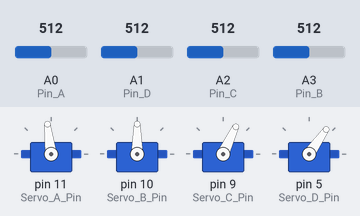
A sketch run on a simulated Arduino Uno, built with avr-gcc and run on an emulated ATmega328P. On the bench: 4 × servo. The test bench sets the inputs (shaded band); at power-on: A0 (Pin_A) = 512, A2 (Pin_C) = 512, A1 (Pin_D) = 512, A3 (Pin_B) = 512.

Above: at 1.2 s.
1.3 s: A0 (Pin_A) set to 554
2.8 s: A0 (Pin_A) set to 585
At 3.67 s:
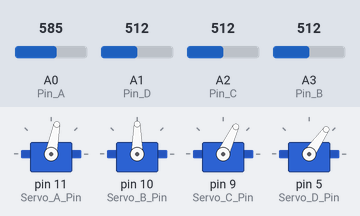
At 4.69 s:
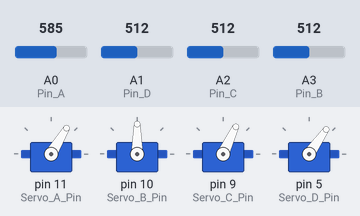
5.8 s: A2 (Pin_C) set to 559
8.8 s: A2 (Pin_C) set to 588
At 11.6 s:
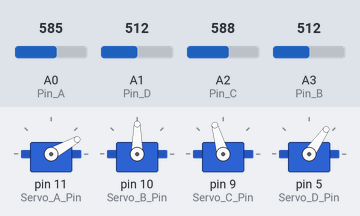
11.8 s: A1 (Pin_D) set to 467
13.3 s: A1 (Pin_D) set to 451
At 16.4 s:
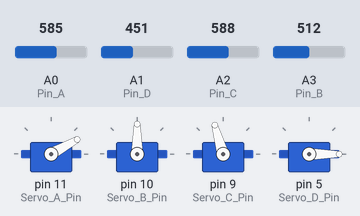
Timing chart, 0 to 17.3 s (numbered marks = the images above; inputs shaded):
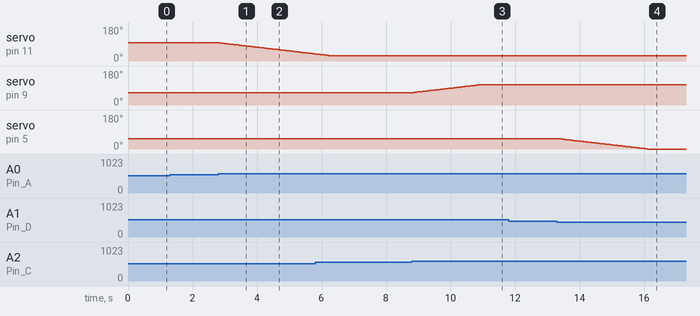

The sketch:

Braccio_Meccanico.ino
```cpp
/* Questo programma serve a pilotare un braccetto meccanico con 4 servomotori:
 *  ho implementato dei limiti di corsa per i vari movimenti ed in più ho messo una condizione
 *  per la quale l'apertura della pinza funziona solo all'estremo del joystick e l'apertura della stessa
 *  è bloccata se il braccio si sta muovendo
 *
 */

#include <Servo.h>
char tasto = 0;
int Servo_A_Pin = 11;
int Servo_B_Pin = 10;
int Servo_C_Pin = 9;
int Servo_D_Pin = 5;
int const Pin_A = A0; //  rotazione
int const Pin_B = A3; //  braccio sx
int const Pin_C = A2; //  braccio dx
int const Pin_D = A1; //  pinza

int Joy_A = 50; //rotazione
int Joy_B = 50; //braccio
int Joy_C = 50; //pinza
int Joy_D = 50; // braccio

Servo A;
Servo B;
Servo C;
Servo D;

int A_PotValue;
int A_Position;  //30-204
int B_PotValue;
int B_Position;  //85 -100
int C_PotValue;
int C_Position; //25 105
int D_PotValue;
int D_Position; //0 100

void setup()
{
  Serial.begin(9600);
  A.attach(Servo_A_Pin);
  B.attach(Servo_B_Pin);
  C.attach(Servo_C_Pin);
  D.attach(Servo_D_Pin);
  A_Position = 97;
  B_Position = 90;
  C_Position = 65;
  D_Position = 55;

}

void loop()
{
  tastiera();
  A_Position = constrain (A_Position, 30, 204);
  B_Position = constrain (B_Position, 85, 100);
  C_Position = constrain (C_Position, 25, 105);// servo  di destra, comando di destra
  D_Position = constrain (D_Position, 0, 100);
  A_PotValue  = analogRead(Pin_A);
  B_PotValue  = analogRead(Pin_B);
  C_PotValue  = analogRead(Pin_C);
  D_PotValue  = analogRead(Pin_D);
  Joy_A = map(A_PotValue, 0, 1023, 0 , 100);
  Joy_B = map(B_PotValue, 0, 1023, 0 , 100);
  Joy_C = map(C_PotValue, 0, 1023, 0 , 100);
  Joy_D = map(D_PotValue, 0, 1023, 0 , 100);


  if (Joy_A < 25) {                           //estremo muove +2
    A_Position = A_Position + 2;
  }
  else if ((Joy_A >= 25) && (Joy_A < 45)) {   //mezza corsa  muove +1
    A_Position = A_Position + 1;
  }
  else if ((Joy_A > 55) && (Joy_A < 75))  {   //mezza corsa  muove +1
    A_Position = A_Position - 1;
  }
  else if (Joy_A >= 75) {                     //estremo muove +2
    A_Position = A_Position - 2;
  }

//Impostazioni PINZA ******************

  if ((Joy_B < 1) && (Joy_C > 45) && (Joy_C < 55)) {
    B_Position = B_Position - 2;
  }
    else if ((Joy_B >= 100) && (Joy_C > 45) && (Joy_C < 55))  {
    B_Position = B_Position + 2;
  }
//Impostazioni PINZA ******************


  if (Joy_C < 25) {
    C_Position = C_Position - 2;
  }
  else if ((Joy_C >= 25) && (Joy_C < 45)) {
    C_Position = C_Position - 1;
  }
  else if ((Joy_C > 55) && (Joy_C < 75))   {
    C_Position = C_Position + 1;
  }
  else if (Joy_C >= 75) {
    C_Position = C_Position + 2;
  }


  if (Joy_D < 25) {
    D_Position = D_Position - 2;
  }
  else if ((Joy_D >= 25) && (Joy_D < 45)) {
    D_Position = D_Position - 1;
  }
  else if ((Joy_D > 55) && (Joy_D < 75))   {
    D_Position = D_Position + 1;
  }
  else if (Joy_D >= 75) {
    D_Position = D_Position + 2;
  }

  A.write(A_Position);  //Rotazione
  B.write(B_Position);
  C.write(C_Position);  //Pinza
  D.write(D_Position);

  delay(50);
}


void tastiera() {
  tasto = Serial.read();
  switch (tasto) {
    case 'a':
      A_Position = A_Position + 5;
      break;

    case 'd':
      A_Position = A_Position - 5;
      break;

    case 'w':
      B_Position = B_Position + 5;
      break;

    case 'x':
      B_Position = B_Position - 5;
      break;

    case 'j':
      C_Position = C_Position + 5;
      break;

    case 'l':
      C_Position = C_Position - 5;
      break;

    case 'i':
      D_Position = D_Position + 5;
      break;

    case ',':
      D_Position = D_Position - 5;
      break;
  }
}
```

Measured:
- the behaviour switches between 572 and 573 on A0 (Pin_A) (found by bisection; images 0 and 1)
- the behaviour switches between 572 and 573 on A2 (Pin_C) (found by bisection; images 2 and 3)
- the behaviour switches between 461 and 460 on A1 (Pin_D) (found by bisection; images 3 and 4)
- after the input at 1.3 s, every drawn part: stays the same
- after the input at 2.8 s, servo on pin 11 (Servo_A_Pin): moves from 97° to 38° over 3.0 s, starting at once
- after the input at 8.8 s, servo on pin 9 (Servo_C_Pin): moves from 65° to 106° over 2.0 s, starting at once
- after the input at 11.8 s, every drawn part: stays the same
- after the input at 13.3 s, servo on pin 5 (Servo_D_Pin): moves from 55° to 0° over 2.8 s, starting after 0.05 s
